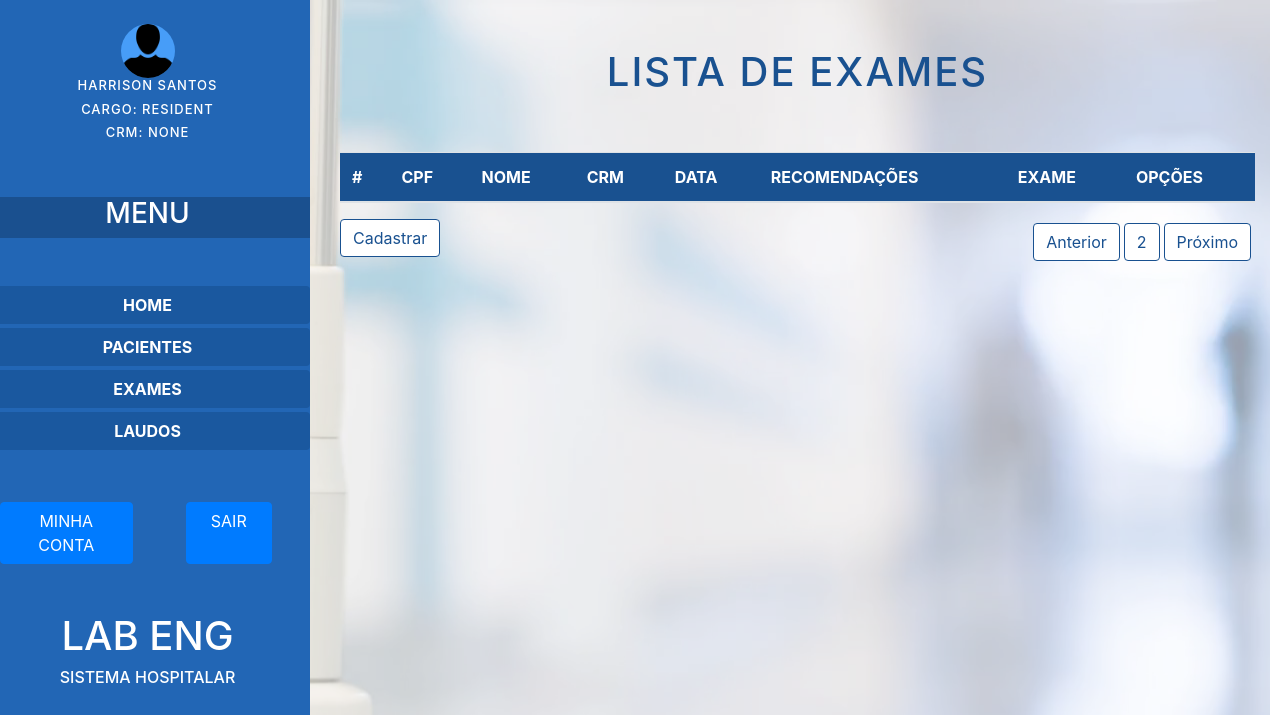
The app's page /listar/exames (signed in), older data.
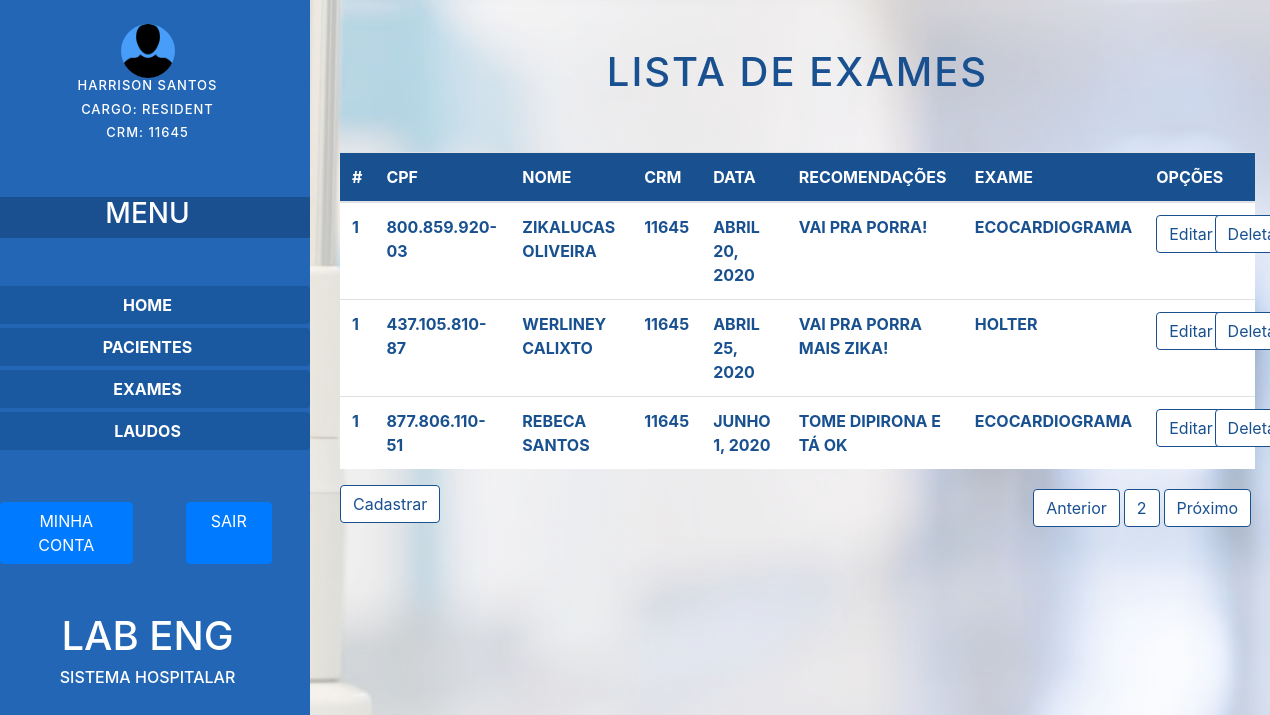
The same page, newer data.
### accounts/models.py (models this page shows)
class Medico(AbstractBaseUser, PermissionsMixin):
    OCCUPATION_CHOICES = [
        ('Resident', 'Resident'),
        ('Teacher', 'Teacher')
    ]
    crm = models.CharField(unique=True, max_length=15, null=True)
    email = models.EmailField(unique=True, max_length=60)
    first_name = models.CharField(max_length=100)
    last_name = models.CharField(max_length=100)
    date_joined = models.DateTimeField('date joined', default=timezone.now)
    occupation = models.CharField(max_length=10, choices=OCCUPATION_CHOICES, blank=False, null=True)
    is_staff = models.BooleanField('staff_status', default=False)#Pode se logar como admin
    is_active = models.BooleanField('user_active', default=True)
    is_trusty = models.BooleanField('trusty', default=False)#Diz se o usuário confirmou a conta
    USERNAME_FIELD  = 'email'
    REQUIRED_FIELDS = ['first_name', 'last_name']
    objects = MedicoManager()
    class Meta:
        ''
    def __str__(self):
        return self.first_name + " " +self.last_name

### exams/models.py (models this page shows)
class Exam(models.Model):
    EXAM_TYPE_CHOICES = [
        ('Ecocardiograma', 'Ecorcardiograma'),
        ('Electrocardiograma', 'Electrocardiograma'),
        ('Mapa', 'Mapa'),
        ('Holter', 'Holter')
    ]
    doctor = models.ForeignKey(get_user_model(), blank=False, null=False, on_delete=models.CASCADE)
    patient = models.ForeignKey('Patient', blank=False, null=False,on_delete=models.CASCADE)
    appointment_date = models.DateField(null=False)
    recommendations = models.CharField(max_length=300)
    exam_type = models.CharField(max_length=20, choices=EXAM_TYPE_CHOICES, blank=False, null=False)

class Patient(models.Model):
    SEX_CHOICES = [
        ('F', 'Feminino'),
        ('M', 'Masculino')
    ]
    ETHINICITY_CHOICES = [
        ('Preto', 'Preto'),
        ('Branco', 'Branco'),
        ('Pardo', 'Pardo'),
        ('Indio', 'Indio'),
        ('Amarelo', 'Amarelo')
    ]
    cpf = models.CharField(max_length=14, null=True)
    first_name = models.CharField(max_length=30, blank=False, null=False)
    last_name = models.CharField(max_length=30, blank=False, null=False)
    sex = models.CharField(max_length=1, choices=SEX_CHOICES, blank=False, null=False)
    birth_date = models.DateField(null=True)
    ethinicity = models.CharField(max_length=10, choices=ETHINICITY_CHOICES, blank=False, null=False)
    def __str__(self):
        return self.first_name + " " + self.last_name

### exams/views.py (the view)
# urls.py: path('listar/exames', listExams, name='listExams')
def listExams(request):
    exams = Exam.objects.all().filter(doctor=request.user)
    args = {'exams': exams}
    return render(request, 'listar_exames.html', args)

### exams/templates/listar_exames.html (shortened to what this page needs)
{% load static %}
<!doctype html>
<html lang="en">
<head>
    <link rel="stylesheet" href="https://stackpath.bootstrapcdn.com/bootstrap/4.3.1/css/bootstrap.min.css"
>
    <link rel="stylesheet" href="{% static 'css/estiloV2.css' %}">
</head>
<body>
    <div id="body-bg_image">
        <div class="row">
            <div id="coluna-esquerda" class="col-3">
                <div class="row">
                    <div id="avatar-area" class="col-12 d-flex justify-content-center pt-4">
                        <img id="avatar" src="{%static 'img/user-3-128x128.png' %}" alt="">
                    </div>
                </div>
                <div class="row">
                    <div id="area-nome" class="col-12 d-flex justify-content-center info_user">
                        <h4 id="nome">{{ request.user }}</h4>
                    </div>
                </div>
                <div class="row">
                    <div id="area-funcao" class="col-12 d-flex justify-content-center info_user">
                        <h6 id="funcao">Cargo: {{request.user.occupation}}</h6>
                    </div>
                </div>
                <div class="row">
                    <div id="area-crm" class="col-12 d-flex justify-content-center info_user">
                        <h6 id="crm">CRM: {{request.user.crm}}</h6>
                    </div>
                </div>
                <div class="row mt-5 mb-5">
                    <div id="area-titulo-menu" class="col-12 d-flex justify-content-center">
                        <h3>menu</h3>
                    </div>
                </div>
                <div class="row mb-1">
                    <a href="{% url 'home' %}" class="col-12 btn btn_col_esq">home</a>
                </div>
                <div class="row mb-1">
                    <a href="{% url 'listPatients' %}" class="col-12 btn btn_col_esq">pacientes</a>
                </div>
                <div class="row mb-1">
                    <a href="{% url 'listExams' %}" class="col-12 btn btn_col_esq">exames</a>
                </div>
                <div class="row mb-5">
                    <button type="button" class="col-12 btn btn_col_esq">laudos</button>
                </div>
                <div id="area-opc" class="row mt-5">
                    <div class="col-md-6 d-flex justify-content-center mt-1">
                        <button type="button" class="btn btn-primary text-white text-uppercase">minha conta</button>
                    </div>
                    <div class="col-md-6 d-flex justify-content-center mt-1">
                        <a href=" {% url 'exit_user'%}"
                            class="btn btn-primary pl-4 pr-4 text-white text-uppercase">sair</a>
                    </div>
                </div>
                <div class="row mt-5 d-flex justify-content-center text-white text-uppercase">
                    <h1 class="">lab eng</h1>
                </div>
                <div class="row d-flex justify-content-center mb-5 text-white text-uppercase">
                    <h6>sistema hospitalar</h6>
                </div>
            </div>
            <div id="coluna-direita" class="col-9">
                <div class="container">
                    <div class="row">
                        <div class="col-12 d-flex justify-content-center p-5">
                            <h1>Lista de Exames</h1>
                        </div>
                    </div>
                    <div class="row">
                        <div class="col-12">
                            <table class="table">
                                <thead>
                                    <tr>
                                        <th scope="col">#</th>
                                        <th scope="col">CPF</th>
                                        <th scope="col">NOME</th>
                                        <th scope="col">CRM</th>
                                        <th scope="col">DATA</th>
                                        <th scope="col">RECOMENDAÇÕES</th>
                                        <th scope="col">EXAME</th>
                                        <th scope="col">OPÇÕES</th>
                                    </tr>
                                </thead>
                                <tbody>
                                    {% for exam in exams %}
                                    <tr>
                                        <td>1</td>
                                        <td>{{ exam.patient.cpf }}</td>
                                        <td>{{ exam.patient }}</td>
                                        <td>{{ exam.doctor.crm }}</td>
                                        <td>{{ exam.appointment_date }}</td>
                                        <td>{{ exam.recommendations }}</td>
                                        <td>{{ exam.exam_type }}</td>
                                        <td>
                                            <div class="row">
                                                <div class="col-lg-6">
                                                    <button type="button" class="btn ">Editar</button>
                                                </div>
                                                <div class="col-lg-6">
                                                    <div class=""><button type="button" class="btn">Deletar</button>
                                                    </div>
                                                </div>
                                            </div>
                                        </td>
                                    </tr>
                                    {% endfor %}
                                </tbody>
                            </table>
                        </div>
                    </div>
                    <div class="row">
                        <div class="col-6">
                            <a href="{%url 'registerExam'%}"><button type="button" class="btn ">Cadastrar</button></a>
                        </div>
                        <div class="col-6 d-flex justify-content-end">
                            <button type="button" class="btn  m-1">Anterior</button>
                            <button type="button" class="btn  mt-1 mb-1">2</button>
                            <button type="button" class="btn  m-1">Próximo</button>
                        </div>
                    </div>
                </div>
            </div>
        </div>
    </div>
</body>
</html>

### static/css/estiloV2.css (style rules this page uses)
div#body-bg_image { width: 100%; height: 100%; display: block; position: relative; }
div#body-bg_image::after { content: ""; background: url("../img/hospital-background-images-png-6.png"); opacity: 0.4; top: 0; left: 0; bottom: 0; right: 0; position: absolute; z-index: -1; width: 100vw; }
#coluna-esquerda { background: #2266b5; height: 100%; }
#coluna-direita { height: 100%; }
#coluna-direita button { background: white; color: #195190; border: 1px solid #195190; }
#coluna-direita h1 { text-transform: uppercase; color: #195190; letter-spacing: 2px; }
#avatar { border-radius: 80%; width: 54px; height: 54px; background: #479df8; }
.info_user { color: white; font-weight: bold; }
#nome, #funcao, #crm { letter-spacing: 1px; text-transform: uppercase; font-size: small; }
#area-titulo-menu { color: white; background: #1a508f; text-transform: uppercase; }
.btn_col_esq { width: 100%; background: #1a589f; text-transform: uppercase; color: white; font-weight: bold; }
.table th { background: #195190; color: white; text-transform: uppercase; }
.table tr { background: white; color: #195190; font-weight: bold; text-transform: uppercase; }
#area-nome, #area-cpf, #area-nascimento, #area-data, #area-crm, #area-recomendacao { font-weight: bold; }

Row changes from the older to the newer data that the page shows:
changed Medico "HARRISON SANTOS": user.crm "NONE" → "11645"
added Exam: patient.cpf "800.859.920-03", patient "ZIKALUCAS OLIVEIRA", doctor.crm "11645", appointment_date "ABRIL 20, 2020", recommendations "VAI PRA PORRA!", exam_type "ECOCARDIOGRAMA"
added Exam: patient.cpf "437.105.810-87", patient "WERLINEY CALIXTO", doctor.crm "11645", appointment_date "ABRIL 25, 2020", recommendations "VAI PRA PORRA MAIS ZIKA!", exam_type "HOLTER"
added Exam: patient.cpf "877.806.110-51", patient "REBECA SANTOS", doctor.crm "11645", appointment_date "JUNHO 1, 2020", recommendations "TOME DIPIRONA E TÁ OK", exam_type "ECOCARDIOGRAMA"
